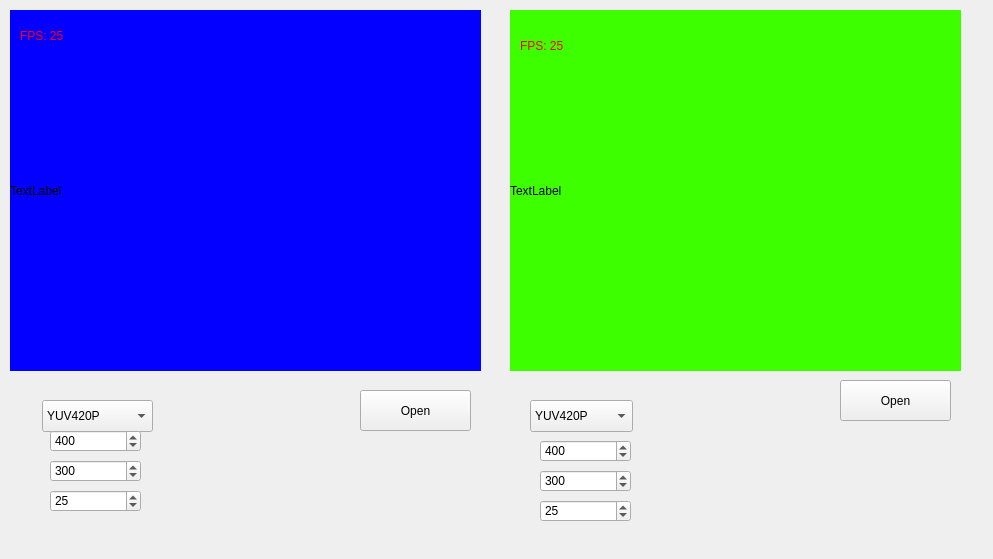
<?xml version="1.0" encoding="UTF-8"?>
<ui version="4.0">
 <class>sdl_qt_rgb</class>
 <widget class="QWidget" name="sdl_qt_rgb">
  <property name="geometry">
   <rect>
    <x>0</x>
    <y>0</y>
    <width>993</width>
    <height>559</height>
   </rect>
  </property>
  <property name="windowTitle">
   <string>sdl_qt_rgb</string>
  </property>
  <widget class="QLabel" name="video1">
   <property name="geometry">
    <rect>
     <x>10</x>
     <y>10</y>
     <width>471</width>
     <height>361</height>
    </rect>
   </property>
   <property name="styleSheet">
    <string notr="true">background-color: rgb(4, 0, 255);</string>
   </property>
   <property name="text">
    <string>TextLabel</string>
   </property>
  </widget>
  <widget class="QLabel" name="video2">
   <property name="geometry">
    <rect>
     <x>510</x>
     <y>10</y>
     <width>451</width>
     <height>361</height>
    </rect>
   </property>
   <property name="styleSheet">
    <string notr="true">background-color: rgb(61, 255, 0);</string>
   </property>
   <property name="text">
    <string>TextLabel</string>
   </property>
  </widget>
  <widget class="QLabel" name="view_fps2">
   <property name="geometry">
    <rect>
     <x>520</x>
     <y>30</y>
     <width>61</width>
     <height>31</height>
    </rect>
   </property>
   <property name="styleSheet">
    <string notr="true">color: rgb(255, 0, 0);</string>
   </property>
   <property name="text">
    <string>FPS: 25</string>
   </property>
  </widget>
  <widget class="QPushButton" name="open1">
   <property name="geometry">
    <rect>
     <x>360</x>
     <y>390</y>
     <width>111</width>
     <height>41</height>
    </rect>
   </property>
   <property name="text">
    <string>Open</string>
   </property>
  </widget>
  <widget class="QComboBox" name="pix1">
   <property name="geometry">
    <rect>
     <x>42</x>
     <y>400</y>
     <width>111</width>
     <height>32</height>
    </rect>
   </property>
   <item>
    <property name="text">
     <string>YUV420P</string>
    </property>
   </item>
   <item>
    <property name="text">
     <string>RGBA</string>
    </property>
   </item>
   <item>
    <property name="text">
     <string>ARGB</string>
    </property>
   </item>
   <item>
    <property name="text">
     <string>BGRA</string>
    </property>
   </item>
  </widget>
  <widget class="QSpinBox" name="width1">
   <property name="geometry">
    <rect>
     <x>50</x>
     <y>430</y>
     <width>91</width>
     <height>22</height>
    </rect>
   </property>
   <property name="minimum">
    <number>1</number>
   </property>
   <property name="maximum">
    <number>9999</number>
   </property>
   <property name="value">
    <number>400</number>
   </property>
  </widget>
  <widget class="QSpinBox" name="height1">
   <property name="geometry">
    <rect>
     <x>50</x>
     <y>460</y>
     <width>91</width>
     <height>22</height>
    </rect>
   </property>
   <property name="minimum">
    <number>1</number>
   </property>
   <property name="maximum">
    <number>9999</number>
   </property>
   <property name="value">
    <number>300</number>
   </property>
  </widget>
  <widget class="QSpinBox" name="set_fps1">
   <property name="geometry">
    <rect>
     <x>50</x>
     <y>490</y>
     <width>91</width>
     <height>22</height>
    </rect>
   </property>
   <property name="minimum">
    <number>1</number>
   </property>
   <property name="maximum">
    <number>300</number>
   </property>
   <property name="value">
    <number>25</number>
   </property>
  </widget>
  <widget class="QComboBox" name="pix2">
   <property name="geometry">
    <rect>
     <x>530</x>
     <y>400</y>
     <width>103</width>
     <height>32</height>
    </rect>
   </property>
   <item>
    <property name="text">
     <string>YUV420P</string>
    </property>
   </item>
   <item>
    <property name="text">
     <string>RGBA</string>
    </property>
   </item>
   <item>
    <property name="text">
     <string>ARGB</string>
    </property>
   </item>
   <item>
    <property name="text">
     <string>BGRA</string>
    </property>
   </item>
  </widget>
  <widget class="QSpinBox" name="width2">
   <property name="geometry">
    <rect>
     <x>540</x>
     <y>440</y>
     <width>91</width>
     <height>22</height>
    </rect>
   </property>
   <property name="minimum">
    <number>1</number>
   </property>
   <property name="maximum">
    <number>9999</number>
   </property>
   <property name="value">
    <number>400</number>
   </property>
  </widget>
  <widget class="QSpinBox" name="height2">
   <property name="geometry">
    <rect>
     <x>540</x>
     <y>470</y>
     <width>91</width>
     <height>22</height>
    </rect>
   </property>
   <property name="minimum">
    <number>1</number>
   </property>
   <property name="maximum">
    <number>9999</number>
   </property>
   <property name="value">
    <number>300</number>
   </property>
  </widget>
  <widget class="QPushButton" name="open2">
   <property name="geometry">
    <rect>
     <x>840</x>
     <y>380</y>
     <width>111</width>
     <height>41</height>
    </rect>
   </property>
   <property name="text">
    <string>Open</string>
   </property>
  </widget>
  <widget class="QSpinBox" name="set_fps2">
   <property name="geometry">
    <rect>
     <x>540</x>
     <y>500</y>
     <width>91</width>
     <height>22</height>
    </rect>
   </property>
   <property name="minimum">
    <number>1</number>
   </property>
   <property name="maximum">
    <number>300</number>
   </property>
   <property name="value">
    <number>25</number>
   </property>
  </widget>
  <widget class="QLabel" name="view_fps1">
   <property name="geometry">
    <rect>
     <x>20</x>
     <y>20</y>
     <width>61</width>
     <height>31</height>
    </rect>
   </property>
   <property name="styleSheet">
    <string notr="true">color: rgb(255, 0, 0);</string>
   </property>
   <property name="text">
    <string>FPS: 25</string>
   </property>
  </widget>
 </widget>
 <resources/>
 <connections>
  <connection>
   <sender>open1</sender>
   <signal>clicked()</signal>
   <receiver>sdl_qt_rgb</receiver>
   <slot>Open1()</slot>
   <hints>
    <hint type="sourcelabel">
     <x>194</x>
     <y>430</y>
    </hint>
    <hint type="destinationlabel">
     <x>312</x>
     <y>558</y>
    </hint>
   </hints>
  </connection>
  <connection>
   <sender>open2</sender>
   <signal>clicked()</signal>
   <receiver>sdl_qt_rgb</receiver>
   <slot>Open2()</slot>
   <hints>
    <hint type="sourcelabel">
     <x>719</x>
     <y>435</y>
    </hint>
    <hint type="destinationlabel">
     <x>843</x>
     <y>558</y>
    </hint>
   </hints>
  </connection>
 </connections>
 <slots>
  <slot>Open1()</slot>
  <slot>Open2()</slot>
 </slots>
</ui>
